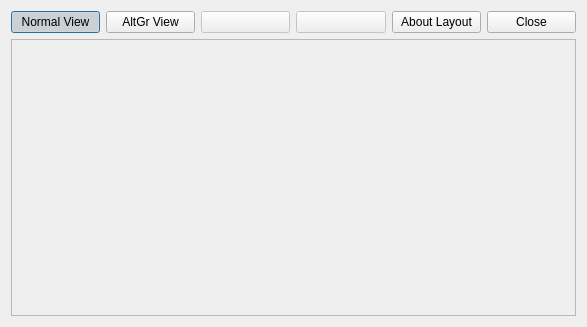
<?xml version="1.0" encoding="UTF-8"?>
<ui version="4.0">
    <class>LayoutViewer</class>
    <widget class="QDialog" name="LayoutViewer">
        <property name="geometry">
            <rect>
                <x>0</x>
                <y>0</y>
                <width>587</width>
                <height>327</height>
            </rect>
        </property>
        <property name="windowTitle">
            <string>Dialog</string>
        </property>
        <layout class="QGridLayout" name="gridLayout">
            <item row="0" column="0">
                <widget class="QPushButton" name="viewNormal">
                    <property name="text">
                        <string>Normal View</string>
                    </property>
                    <property name="icon">
                        <iconset resource="images.qrc">
                            <normaloff>:/images/keyboard_layout.png</normaloff>:/images/keyboard_layout.png
                        </iconset>
                    </property>
                    <property name="checkable">
                        <bool>true</bool>
                    </property>
                    <property name="checked">
                        <bool>true</bool>
                    </property>
                    <property name="autoExclusive">
                        <bool>true</bool>
                    </property>
                </widget>
            </item>
            <item row="0" column="1">
                <widget class="QPushButton" name="viewAltGr">
                    <property name="text">
                        <string>AltGr View</string>
                    </property>
                    <property name="icon">
                        <iconset resource="images.qrc">
                            <normaloff>:/images/keyboard_layout.png</normaloff>:/images/keyboard_layout.png
                        </iconset>
                    </property>
                    <property name="checkable">
                        <bool>true</bool>
                    </property>
                    <property name="checked">
                        <bool>false</bool>
                    </property>
                    <property name="autoExclusive">
                        <bool>true</bool>
                    </property>
                </widget>
            </item>
            <item row="0" column="2">
                <widget class="QPushButton" name="buttomZoomIn">
                    <property name="enabled">
                        <bool>false</bool>
                    </property>
                    <property name="text">
                        <string/>
                    </property>
                    <property name="icon">
                        <iconset resource="images.qrc">
                            <normaloff>:/images/zoom-in.png</normaloff>:/images/zoom-in.png
                        </iconset>
                    </property>
                </widget>
            </item>
            <item row="0" column="3">
                <widget class="QPushButton" name="buttonZoomOut">
                    <property name="enabled">
                        <bool>false</bool>
                    </property>
                    <property name="text">
                        <string/>
                    </property>
                    <property name="icon">
                        <iconset resource="images.qrc">
                            <normaloff>:/images/zoom-out.png</normaloff>:/images/zoom-out.png
                        </iconset>
                    </property>
                </widget>
            </item>
            <item row="0" column="4">
                <widget class="QPushButton" name="buttonAboutLayout">
                    <property name="text">
                        <string>About Layout</string>
                    </property>
                </widget>
            </item>
            <item row="0" column="5">
                <widget class="QPushButton" name="buttonClose">
                    <property name="text">
                        <string>Close</string>
                    </property>
                </widget>
            </item>
            <item row="1" column="0" colspan="6">
                <widget class="QLabel" name="labelImage">
                    <property name="frameShape">
                        <enum>QFrame::StyledPanel</enum>
                    </property>
                    <property name="text">
                        <string/>
                    </property>
                </widget>
            </item>
        </layout>
    </widget>
    <resources>
        <include location="images.qrc"/>
    </resources>
    <connections/>
</ui>
